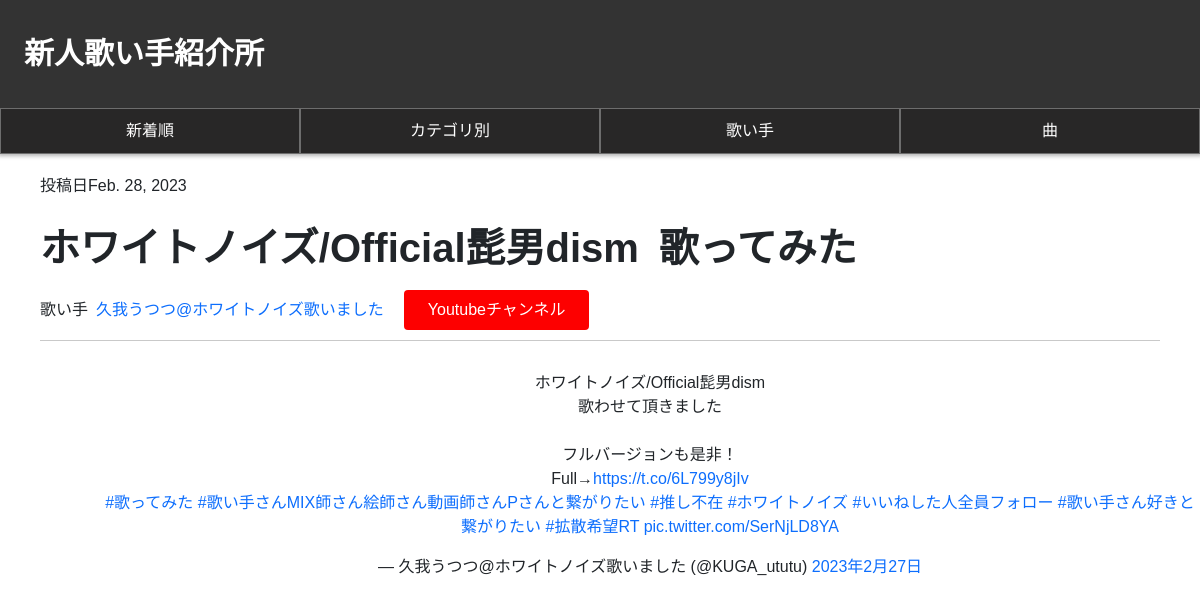
The app's page /blog/13/ with its own data.
### blog/models.py (models this page shows)
class Article(models.Model):
    tweet_id = models.CharField(verbose_name='ツイートID', max_length=100,)
    name = models.CharField(verbose_name='名前', max_length=100, blank=True, null=True)
    user_id = models.CharField(verbose_name='ユーザーID', max_length=100, blank=True, null=True)
    screen_name = models.CharField(verbose_name='ユーザーネーム', max_length=100, blank=True, null=True)
    text = models.TextField(verbose_name='ツイート文', blank=True, null=True)
    url = models.URLField(default="", blank=True, null=True)
    html = models.TextField(verbose_name='埋め込みコード',)
    created_at = models.DateField(auto_now_add=True)
    updated_at = models.DateField(auto_now=True)
    class Meta:
        verbose_name = '歌い手'
        verbose_name_plural = '歌い手リスト'

### blog/views.py (the view)
# urls.py: path('<slug:pk>/', views.article),
def article(request,pk):
    obj = Article.objects.get(id=pk)
    context={
        'article':obj,
    }
    return render(request, 'blog/article.html', context)

### templates/blog/article.html (shortened to what this page needs)
{% extends 'mysite/base.html' %}
{% block content %}
<header>
    <div class="contain">
        <div class="header-left">
            <a href="/" class="logo">新人歌い手紹介所</a>
        </div>
        <div class="header-right">
            <div class="tags">
                <a href="#" class="login">新着順</a>
            </div>
            <div class="tags">
                <a href="#" class="login">カテゴリ別</a>
            </div>
            <div class="tags">
                <a href="#" class="login">歌い手</a>
            </div>
            <div class="tags">
                <a href="#" class="login">曲</a>
            </div>
        </div>
        </div>
</header>
<div class="article-page">
    <div class="contain">
        <div class="heading">
            <div class="date">
                <p class="added-date">投稿日{{ article.created_at }}</p>
            </div>
            <div class="title">
                <div class="title-text">
                    <h1>{{ article.text }}&ensp;歌ってみた</h1>
                </div>
            </div>
            <div class="song-data">
                <p class="singer">歌い手&ensp;<a href="#" class="">{{ article.name }}</a></p>
                <a class="channel-btn" href="{{ article.url }}">Youtubeチャンネル</a>
            </div>
        </div>
        <div class="tweet-page">
            {% autoescape off %}
            {{ article.html }}
            {% endautoescape %}
        </div>
    </div>
</div>
{% endblock %}

### static/mysite/style.css (style rules this page uses)
* { box-sizing: border-box; }
a { text-decoration:none }
body { margin: 0; font-family: "Hiragino Kaku Gothic ProN", sans-serif; }
header { width: 100%; background-color: #333; box-shadow: 0px 0px 4px 2px rgba(0, 0, 0, 0.3); }
.header-left { padding: 1.5rem 2%; }
.header-left a { color: white; display: block; width: 300px; font-size: 30px; font-weight: bold; line-height: 60px; }
.header-right { float: left; width: 100%; }
.tags { width: 25%; float: left; border: 1px solid #6d6d6d; background-color: #282727; text-align: center; }
.header-right a { display: inline-block; color: white; padding: 10px 30px; }
.article-page { margin: 0 auto; }
.heading { padding: 20px 40px 0px 40px; margin: 0px; }
.title h1 { font-weight: bold; padding: 10px 0px; }
.song-data { padding-bottom: 10px; border-bottom:1px solid #c9c9c9; margin-bottom: 20px; }
.song-data p { float: left; margin: 0px 20px 0px 0px; line-height: 40px; }
.channel-btn { background-color: #fd0000; padding: 8px 24px; color: white; display: inline-block; border-radius: 4px; }
.tweet-page { margin: 30px 0px 50px 100px; }

### records on screen
Article: created_at "Feb. 28, 2023", text "ホワイトノイズ/Official髭男dism", name "久我うつつ@ホワイトノイズ歌いました", html "ホワイトノイズ/Official髭男dism 歌わせて頂きました フルバージョンも是非！ Full→ https://t.co/6L799y8jIv #歌ってみた #歌い手さんMIX師さん絵師さん動画師さんPさんと繋がりたい #推し不在 #ホワイトノイズ #いいねした人全員フォロー #歌い手さん好きと繋がりたい #拡散希望RT pic.twitter.com/SerNjLD8YA — 久我うつつ@ホワイトノイズ歌いました (@KUGA_ututu) 2023年2月27日"
